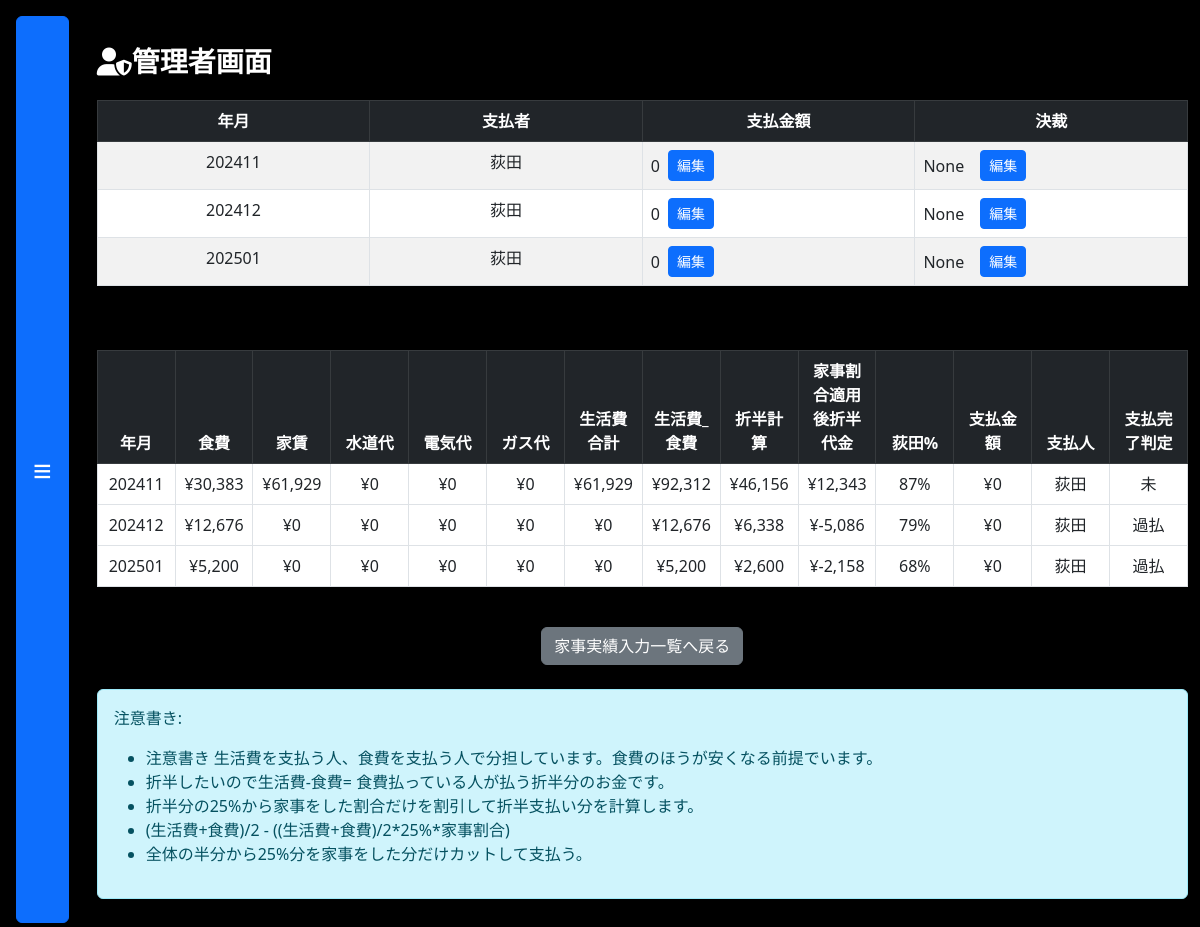
The page /admin on the database its author committed.
### tables this page shows
CREATE TABLE "payment" (
	"id"	INTEGER,
	"year"	TEXT,
	"month"	TEXT,
	"name_code"	INTEGER,
	"pay"	INTEGER,
	"input_time"	TIMESTAMP DEFAULT CURRENT_TIMESTAMP,
	"yyyymm"	TEXT GENERATED ALWAYS AS ("year" || CASE WHEN LENGTH("month") = 1 THEN '0' || "month" ELSE "month" END) VIRTUAL, 支払状態 TEXT, 決裁 TEXT,
	PRIMARY KEY("id" AUTOINCREMENT)
);

CREATE TABLE "nameList" (
	"name_id"	INTEGER,
	"name"	text,
	PRIMARY KEY("name_id" AUTOINCREMENT)
);

### flaskr/main.py (the view)
@app.route('/admin')
def admin():
    con = sqlite3.connect('database.db')
    cur = con.cursor()
    now = datetime.now()
    current_year = now.year
    current_month = now.month
    insert_current_month_payment_detail()
    cur.execute("""
                SELECT *
                FROM life_detail_summary
                JOIN payment ON life_detail_summary.yyyymm = payment.yyyymm
                WHERE payment.決裁 <> "済"
                OR payment.決裁 is null
                ORDER BY yyyymm asc ;

        """)
    records = cur.fetchall()
    cur.execute("SELECT name_id, name FROM nameList ORDER BY name_id DESC")
    nameList = cur.fetchall()
    cur.execute("""
        SELECT payment.yyyymm, nameList.name, payment.pay, payment.決裁
        FROM payment
        JOIN nameList ON payment.name_code = nameList.name_id
        --JOIN life_detail_summary ON payment.yyyymm = life_detail_summary.yyyymm
        WHERE payment.決裁 <> "済"
                OR payment.決裁 is null
        --OR life_detail_summary.支払い完了="過払"
        ORDER BY payment.yyyymm asc;
    """)
    payment_details = cur.fetchall()
    con.close()
    return render_template('admin.html', records=records, nameList=nameList, payment_details=payment_details)

### flaskr/main.py (called while the page is built)
def insert_current_month_payment_detail():
    con = sqlite3.connect(DATABASE)
    cursor = con.cursor()
    now = datetime.now()
    current_year = now.year
    current_month = now.month
    formatted_month = str(current_month).zfill(2)
    yyyymm = f"{current_year}{formatted_month}"  # 年と月を結合してyyyymmを作成
    cursor.execute("SELECT COUNT(*) FROM payment WHERE yyyymm = ?", (yyyymm,))
    count = cursor.fetchone()[0]
    if count == 0:
        cursor.execute("""
            INSERT INTO payment (year, month, pay, name_code)
            VALUES (?, ?, 0, ?)
        """, (current_year, formatted_month, 1))  # name_codeは適切な値に変更してください
        con.commit()  # 変更をデータベースに保存
    con.close()

### flaskr/templates/admin.html (shortened to what this page needs)
<!DOCTYPE html>
<html lang="ja">
<head>
    <link rel="stylesheet" href="https://cdn.jsdelivr.net/npm/bootstrap@5.3.0/dist/css/bootstrap.min.css">
    <link rel="stylesheet" href="{{ url_for('static', filename='style_Boost.css') }}">
    <link rel="stylesheet" href="https://cdnjs.cloudflare.com/ajax/libs/font-awesome/6.0.0-beta3/css/all.min.css">
</head>
<body class="bg-light">
<div class="d-flex">
    <button class="btn btn-primary m-3 menu-button" onclick="toggleMenu()">≡</button>
    <div class="container-fluid py-4">
        <h3 class="fas fa-user-shield text-center mb-4 mt-4">管理者画面</h3>
        <div class="table-responsive mb-5">
            <table class="table table-striped table-bordered">
                <thead class="table-dark text-center">
                    <tr>
                        <th>年月</th>
                        <th>支払者</th>
                        <th>支払金額</th>
                        <th>決裁</th>
                    </tr>
                </thead>
                <tbody>
                    {% for detail in payment_details %}
                    <tr>
                        <td class="text-center">{{ detail[0] }}</td>
                        <td class="text-center">{{ detail[1] }}</td>
                        <td>
                            <div class="d-flex align-items-center">
                                <span id="pay-value-{{ loop.index }}" class="me-2">{{ detail[2] }}</span>
                                <button class="btn btn-sm btn-primary me-2" type="button" onclick="showEditModal('pay', {{ loop.index }})">編集</button>
                            </div>
                        </td>
                        <td>
                            <div class="d-flex align-items-center">
                                <span id="pay-value-{{ loop.index }}" class="me-2">{{ detail[3] }}</span>
                                <button class="btn btn-sm btn-primary ms-2" type="button" onclick="showEditModal('settlement', {{ loop.index }})">編集</button>
                            </div>
                        </td>
                    </tr>
                    {% endfor %}
                </tbody>
            </table>
        </div>
        <div class="table-responsive">
            <table class="table table-bordered table-hover">
                <thead class="table-dark text-center">
                    <tr>
                        <th>年月</th>
                        <th>食費</th>
                        <th>家賃</th>
                        <th>水道代</th>
                        <th>電気代</th>
                        <th>ガス代</th>
                        <th>生活費合計</th>
                        <th>生活費_食費</th>
                        <th>折半計算</th>
                        <th>家事割合適用後折半代金</th>
                        <th>荻田%</th>
                        <th>支払金額</th>
                        <th>支払人</th>
                        <th>支払完了判定</th>
                    </tr>
                </thead>
                <tbody>
                    {% for record in records %}
                    <tr class="text-center">
                        <td>{{ record[0] }}</td>
                        <td>{{ record[1] }}</td>
                        <td>{{ record[2] }}</td>
                        <td>{{ record[3] }}</td>
                        <td>{{ record[4] }}</td>
                        <td>{{ record[5] }}</td>
                        <td>{{ record[6] }}</td>
                        <td>{{ record[7] }}</td>
                        <td>{{ record[8] }}</td>
                        <td>{{ record[9] }}</td>
                        <td>{{ record[10] }}</td>
                        <td>{{ record[11] }}</td>
                        <td>{{ record[12] }}</td>
                        <td>{{ record[13] }}</td>
                    </tr>
                    {% endfor %}
                </tbody>
            </table>
        </div>
        <div class="text-center my-4">
            <a class="btn btn-secondary" href="{{ url_for('index')}}">家事実績入力一覧へ戻る</a>
        </div>
        <div class="alert alert-info mt-4">
            <p>注意書き:</p>
            <ul>
                <li>注意書き 生活費を支払う人、食費を支払う人で分担しています。食費のほうが安くなる前提でいます。</li>
                <li>折半したいので生活費-食費= 食費払っている人が払う折半分のお金です。</li>
                <li>折半分の25%から家事をした割合だけを割引して折半支払い分を計算します。</li>
                <li>(生活費+食費)/2 - ((生活費+食費)/2*25%*家事割合)</li>
                <li>全体の半分から25%分を家事をした分だけカットして支払う。</li>
            </ul>
        </div>
    </div>
</div>
</body>
</html>

### flaskr/static/style_Boost.css (style rules this page uses)
body { background-color: black !important; color: white !important; }
.bg-light { background-color: black !important; }
.table { color: white; }
.table-dark { background-color: #333 !important; }
.table { color: white; width: 100%; table-layout: fixed; border-collapse: collapse; }
.bg-light { color: white; width: 100%; table-layout: fixed; border-collapse: collapse; }
.menu-button { font-size: 2rem; padding: 0.5rem 1rem; }
.table th { writing-mode: horizontal-tb; text-align: center; }

### rows shown on the page
payment: 支払状態 "202411", name "荻田", pay "0", detail "None"
payment: 支払状態 "202412", name "荻田", pay "0", detail "None"
payment: 支払状態 "202501", name "荻田", pay "0", detail "None"

### other values the page prints
{{ record[0] }} "202411" "202412" "202501"
{{ record[1] }} "¥30,383" "¥12,676" "¥5,200"
{{ record[2] }} "¥61,929" "¥0" "¥0"
{{ record[3] }} "¥0" "¥0" "¥0"
{{ record[4] }} "¥0" "¥0" "¥0"
{{ record[5] }} "¥0" "¥0" "¥0"
{{ record[6] }} "¥61,929" "¥0" "¥0"
{{ record[7] }} "¥92,312" "¥12,676" "¥5,200"
{{ record[8] }} "¥46,156" "¥6,338" "¥2,600"
{{ record[9] }} "¥12,343" "¥-5,086" "¥-2,158"
{{ record[10] }} "87%" "79%" "68%"
{{ record[11] }} "¥0" "¥0" "¥0"
{{ record[12] }} "荻田" "荻田" "荻田"
{{ record[13] }} "未" "過払" "過払"
